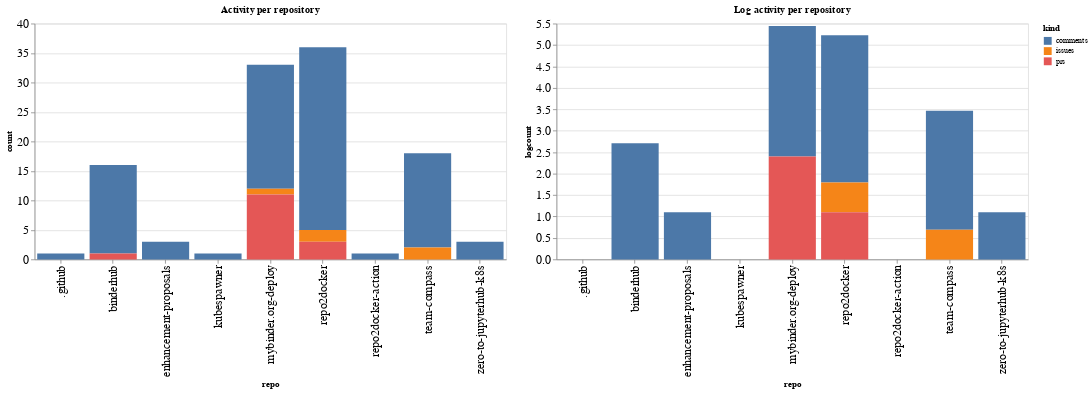

The notebook cell this image was saved under:
### Code cell
ch1 = alt.Chart(repo_summaries, width=600, title="Activity per repository").mark_bar().encode(
    x='repo',
    y='count',
    color='kind',
    tooltip="kind"
)

ch2 = alt.Chart(repo_summaries, width=600, title="Log activity per repository").mark_bar().encode(
    x='repo',
    y='logcount',
    color='kind',
    tooltip="kind"
)

ch1 | ch2

### Figure 1 — Vega-Lite specification as saved in the notebook (floating-point values rounded to 4 significant figures)
{"config": {"axisLeft": {"labelFontSize": 15}, "axisBottom": {"labelFontSize": 15}}, "hconcat": [{"mark": "bar", "encoding": {"color": {"type": "nominal", "field": "kind"}, "tooltip": {"type": "nominal", "field": "kind"}, "x": {"type": "nominal", "field": "repo"}, "y": {"type": "quantitative", "field": "count"}}, "title": "Activity per repository", "width": 600}, {"mark": "bar", "encoding": {"color": {"type": "nominal", "field": "kind"}, "tooltip": {"type": "nominal", "field": "kind"}, "x": {"type": "nominal", "field": "repo"}, "y": {"type": "quantitative", "field": "logcount"}}, "title": "Log activity per repository", "width": 600}], "data": {"name": "data-5afcdefcccf6c0c957a94d0c0b4ae1cb"}, "$schema": "https://vega.github.io/schema/vega-lite/v4.8.1.json", "datasets": {"data-5afcdefcccf6c0c957a94d0c0b4ae1cb": [{"repo": ".github", "kind": "comments", "count": 1, "logcount": 0.0}, {"repo": "binderhub", "kind": "comments", "count": 15, "logcount": 2.708}, {"repo": "binderhub", "kind": "prs", "count": 1, "logcount": 0.0}, {"repo": "enhancement-proposals", "kind": "comments", "count": 3, "logcount": 1.099}, {"repo": "kubespawner", "kind": "comments", "count": 1, "logcount": 0.0}, {"repo": "mybinder.org-deploy", "kind": "comments", "count": 21, "logcount": 3.045}, {"repo": "mybinder.org-deploy", "kind": "issues", "count": 1, "logcount": 0.0}, {"repo": "mybinder.org-deploy", "kind": "prs", "count": 11, "logcount": 2.398}, {"repo": "repo2docker", "kind": "comments", "count": 31, "logcount": 3.434}, {"repo": "repo2docker", "kind": "issues", "count": 2, "logcount": 0.6931}, {"repo": "repo2docker", "kind": "prs", "count": 3, "logcount": 1.099}, {"repo": "repo2docker-action", "kind": "comments", "count": 1, "logcount": 0.0}, {"repo": "team-compass", "kind": "comments", "count": 16, "logcount": 2.773}, {"repo": "team-compass", "kind": "issues", "count": 2, "logcount": 0.6931}, {"repo": "zero-to-jupyterhub-k8s", "kind": "comments", "count": 3, "logcount": 1.099}]}}
